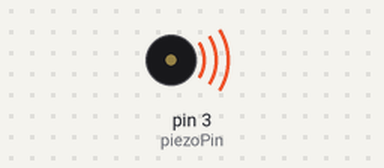
Recording of a sketch running on a simulated Arduino Uno, built with avr-gcc and run on an emulated ATmega328P. On the bench: buzzer (waves = sounding).

Above: at 0.1 s.
Timing chart, 0 to 1.6 s (numbered marks = the images above):
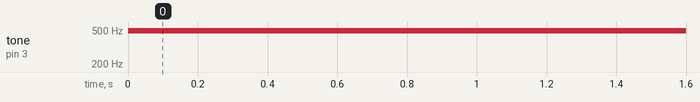

The sketch:

piezoSpeaker.ino
```cpp
#define piezoPin 3
int del = 500;
void setup() {
  // put your setup code here, to run once:
  pinMode(piezoPin, OUTPUT);
}

void loop() {
  // put your main code here, to run repeatedly:
  analogWrite(piezoPin, 200);
  delay(del);
  digitalWrite(piezoPin, LOW);
  delay(del);
}
```

Measured:
- by itself, tone on pin 3 (piezoPin): silent → 490 Hz at 0.00 s
